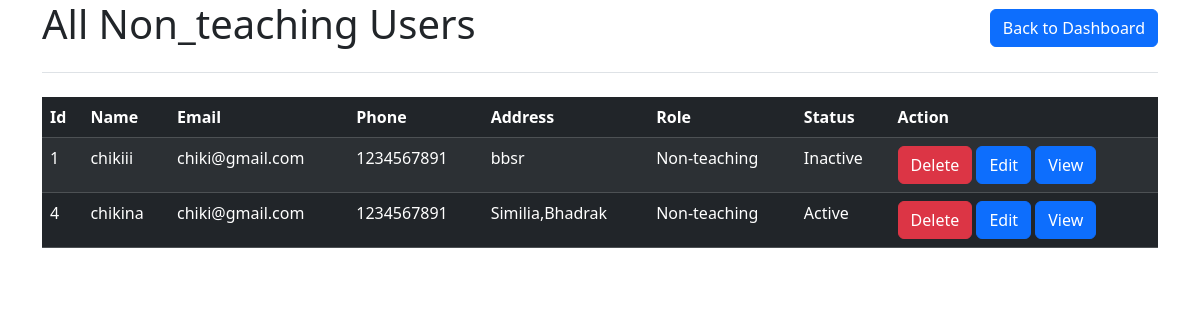
/non_teach/, run on the app's committed database.
### college_management/models.py (models this page shows, shortened)
class User(models.Model):
    name = models.CharField(max_length=100)
    email = models.EmailField()
    phone = models.IntegerField()
    password = models.CharField(max_length=30)
    address = models.CharField(max_length=200)
    role = models.ForeignKey(Role, on_delete=models.CharField)
    status = models.CharField(max_length=20, choices=choices, default=0)

class Role(models.Model):
    role_name = models.CharField(max_length=30)
    def __str__(self):
        return self.role_name

### college_management/views.py (the view)
# urls.py: path('non_teach/', views.non_teaching,name='non_teach'),
def non_teaching(request):
    non_teach = User.objects.filter(role=2)
    return render(request, 'user_data_table.html', {'data': [non_teach, 'Non_teaching']})

### templates/user_data_table.html (shortened to what this page needs)
<!DOCTYPE html>
<html lang="en">
<head>
    <link rel="stylesheet" href="https://cdn.jsdelivr.net/npm/bootstrap@5.3.2/dist/css/bootstrap.min.css">
</head>
<body>
<div class="container">
<header>
    <div class="d-flex flex-column flex-md-row align-items-center pb-3 mb-4 border-bottom">
<h1>All {{ data.1 }} Users</h1>
<nav class="d-inline-flex mt-2 mt-md-0 ms-md-auto gap-2">
    <a href="{% url 'dashboard'%}" class="btn btn-primary">Back to Dashboard</a>
</nav>
    </div>
</header>
    <table class="table table-dark table-striped">
        <thead>
        <tr>
            <th>Id</th>
            <th>Name</th>
            <th>Email</th>
            <th>Phone</th>
            <th>Address</th>
            <th>Role</th>
            <th>Status</th>
            <th>Action</th>
        </tr>
        </thead>
        <tbody>
        {% for user in data.0 %}
            <tr>
                <td>{{ user.id }}</td>
                <td>{{ user.name }}</td>
                <td>{{ user.email }}</td>
                <td>{{ user.phone }}</td>
                <td>{{ user.address }}</td>
                <td>{{ user.role }}</td>
                <td>{{ user.status }}</td>
                <td>
                    <form action="{% url 'dlt_user' user.id %}" method="post"
                          onsubmit="return confirm('Do you want to delete {{ user.name }}\'s data?')">
                        <input class="btn btn-danger" type="submit" value="Delete">
                        <a href="{% url 'get_user_data' user.id %}" class="btn btn-primary">Edit</a>
                        <a type="button" class="btn btn-primary" data-bs-toggle="modal"
                                data-bs-target="#exampleModal" onclick="userdataView({{ user.id }},'{{ user.name }}','{{ user.email }}','{{ user.phone }}','{{ user.role }}','{{ user.status }}')">
                            View
                        </a>
                    </form>
                </td>
            </tr>
        {% endfor %}
        </tbody>
    </table>
</div>
</body>
</html>

### data on the page
User: id "1", name "chikiii", email "chiki@gmail.com", phone "1234567891", address "bbsr", role "Non-teaching", status "Inactive"
User: id "4", name "chikina", email "chiki@gmail.com", phone "1234567891", address "Similia,Bhadrak", role "Non-teaching", status "Active"
